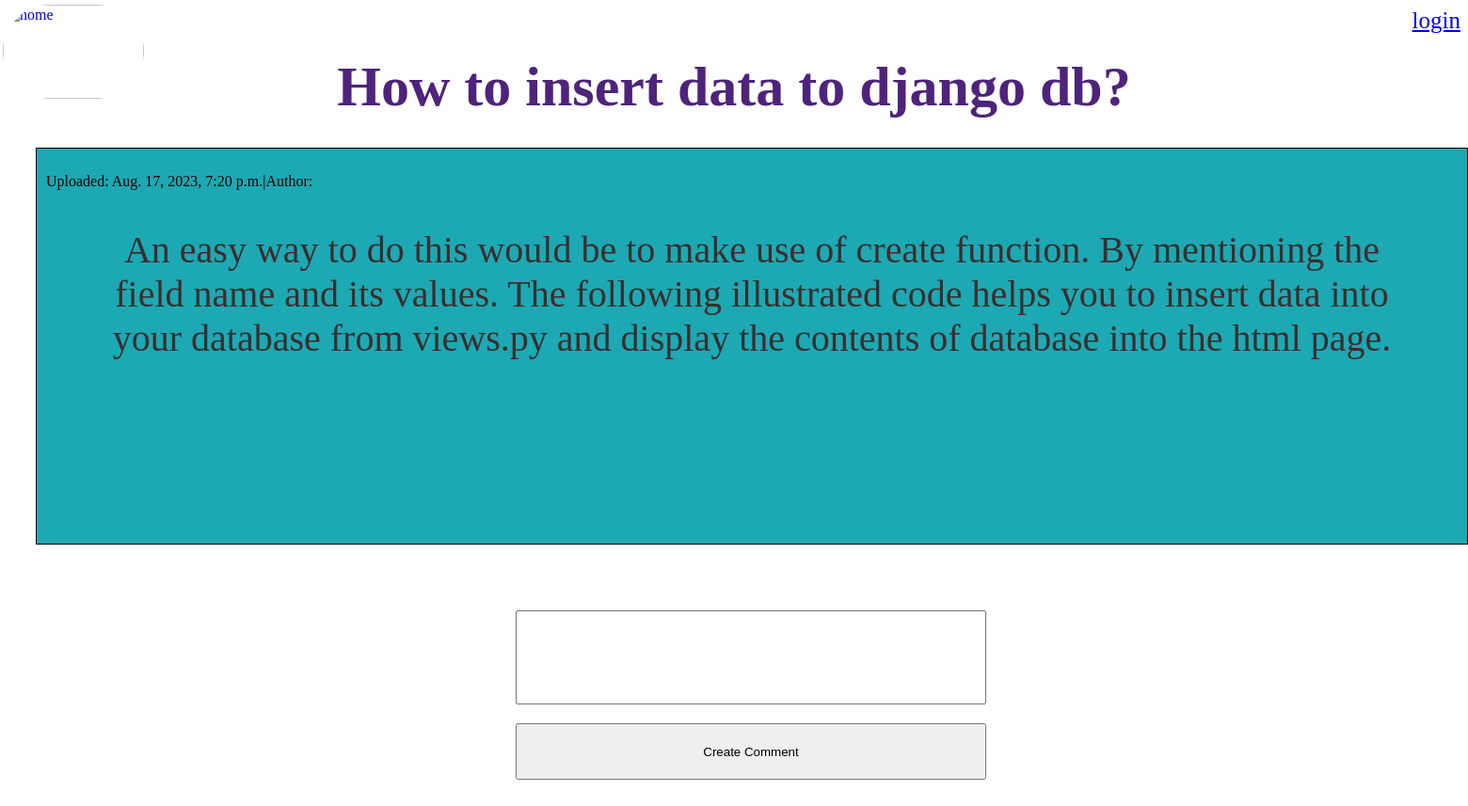
Screenshot of /post/20 with the database file from the repository.
### myapp/models.py (models this page shows)
class post(models.Model):
    title=models.CharField(max_length=150)
    body=models.CharField(max_length=1000000)
    date_made=models.DateTimeField(default=datetime.now,blank=True)
    comments=models.CharField(max_length=1000000000)
    post_username=models.CharField(max_length=100)

### myapp/views.py (the view, shortened to what this page needs)
# urls.py: path('post/<str:pk>',views.posts,name='post'),
def posts(request,pk):
    if pk=='create':
        if request.user.is_authenticated:
            return render(request, 'create_post.html')
        else:
            messages.info(request,'Must have an account to perform that action!')
            return redirect('/')
    else:
        posts=post.objects.get(id=pk)
        comments={}
        try:
            for comment in posts.comments[:-3].split('!~!'):
                print(comment)
                comment,name,date= comment.split('<><>')
                print(name)
                print(comment)
                print(date)
                comments['Comment uploaded '+date+' by '+name]=comment
        except Exception as e:
            print(e)
        return render(request, 'post.html',{'post':posts, 'comments': comments})

### templates/post.html (shortened to what this page needs)
<div class="container">
    <a href="/" ><img src=
        "https://youthscape.ams3.cdn.digitaloceanspaces.com/images/16723620780107.remini-enhanced.jpg" alt="home"
        class="img"
        style="width:150;height: 100;">
    </a>
</div>
{% if user.is_authenticated %}
<a href="/logout" style="float: right;font-size: 25;">Logout</a>
{% else %}
<a href="/register" style="float:right;font-size: 25;">login</a>
{% endif %}
<h1> {{post.title}}</h1>
<div class="box_main" >
    <p>Uploaded: {{post.date_made}}|Author:{{post.post_username}}</p>
    <h3>{{post.body}}</h3>
</div>
<form method="POST" action="{{post.id}}!comment" style="margin-left: 600;
margin-top: 70; margin-bottom: 150;">
    <textarea class="comment_box" maxlength="10000" name="comment" style="resize: none; width: 500;
    height: 100; font-size: 20; margin-left: -60;"></textarea><br>
    <button class="create_comment" style="margin-top: 20; width:500; height: 60;
    margin-left: -60;" >
    Create Comment</button>
</form>

### templates/post.html (style rules this page uses)
h1 { padding-top: 50; margin-bottom: 30; font-size: 60; text-align: center; color: rgb(78, 35, 123); }
h3 { padding-left: 50; padding-right:50; text-align: center; font-weight: 200; font-size: 40; color: rgb(59, 46, 46); }
p { text-align: left; color: black; }
.box_main { width: 1500; overflow:auto; height: 400px; border: 1px solid black; padding: 10px; margin-top: 20; margin-left: 30; background-color: rgb(28, 169, 180); }
.img { float: left; top: 3; padding-top: 2; margin-left: -5; position: absolute; border-radius: 100px; }

### rows the page displays
post: title "How to insert data to django db?", date_made "Aug. 17, 2023, 7:20 p.m.", body "An easy way to do this would be to make use of create function. By mentioning the field name and its values. The following illustrated code helps you to insert data into your database from views.py and display the contents of database into the html page."
